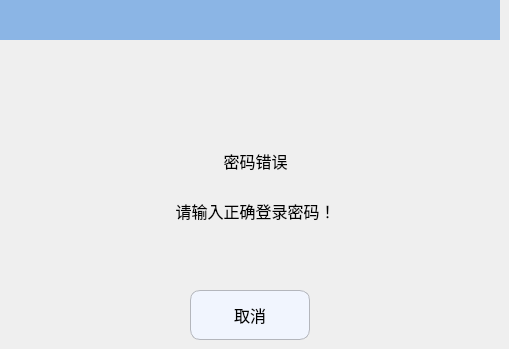
   <widget class="QWidget" name="page">
    <widget class="QLabel" name="label_tip1">
     <property name="geometry">
      <rect>
       <x>120</x>
       <y>140</y>
       <width>271</width>
       <height>41</height>
      </rect>
     </property>
     <property name="font">
      <font>
       <pointsize>12</pointsize>
      </font>
     </property>
     <property name="text">
      <string>密码错误</string>
     </property>
     <property name="alignment">
      <set>Qt::AlignCenter</set>
     </property>
    </widget>
    <widget class="QLabel" name="label_10">
     <property name="geometry">
      <rect>
       <x>0</x>
       <y>0</y>
       <width>500</width>
       <height>40</height>
      </rect>
     </property>
     <property name="minimumSize">
      <size>
       <width>500</width>
       <height>40</height>
      </size>
     </property>
     <property name="maximumSize">
      <size>
       <width>500</width>
       <height>30</height>
      </size>
     </property>
     <property name="font">
      <font>
       <pointsize>16</pointsize>
      </font>
     </property>
     <property name="styleSheet">
      <string notr="true">QLabel{background-color:#8BB5E5;}</string>
     </property>
     <property name="text">
      <string/>
     </property>
     <property name="alignment">
      <set>Qt::AlignCenter</set>
     </property>
    </widget>
    <widget class="QPushButton" name="Btn_passwordErrorCancel">
     <property name="geometry">
      <rect>
       <x>190</x>
       <y>290</y>
       <width>120</width>
       <height>50</height>
      </rect>
     </property>
     <property name="minimumSize">
      <size>
       <width>120</width>
       <height>50</height>
      </size>
     </property>
     <property name="maximumSize">
      <size>
       <width>120</width>
       <height>50</height>
      </size>
     </property>
     <property name="font">
      <font>
       <pointsize>12</pointsize>
      </font>
     </property>
     <property name="styleSheet">
      <string notr="true">QPushButton
{
    background-color:#F1F5FE;
    border-style:solid; /*边框风格*/
    border-width:1px;/*边框宽度*/
    border-color:#B4B6BC; /*边框颜色*/
    border-radius:10px; /*边框倒角*/
}
QPushButton:pressed
{
    border-style:outset; /*边框风格*/
    background-color:qlineargradient(x1: 0, y1: 0, x2: 0, y2: 1, stop:0 #00befa, stop: 1 #0160ea);/*背景色*/
    border-width:1px;/*边框宽度*/
    border-color:#0055ff; /*边框颜色*/
    border-radius:10px; /*边框倒角*/
}</string>
     </property>
     <property name="text">
      <string>取消</string>
     </property>
     <property name="icon">
      <iconset resource="../resource.qrc">
       <normaloff>:/ManualPage/manualpage_images/cancel.png</normaloff>:/ManualPage/manualpage_images/cancel.png</iconset>
     </property>
     <property name="iconSize">
      <size>
       <width>30</width>
       <height>30</height>
      </size>
     </property>
    </widget>
    <widget class="QLabel" name="label_12">
     <property name="geometry">
      <rect>
       <x>230</x>
       <y>70</y>
       <width>40</width>
       <height>40</height>
      </rect>
     </property>
     <property name="minimumSize">
      <size>
       <width>40</width>
       <height>40</height>
      </size>
     </property>
     <property name="maximumSize">
      <size>
       <width>40</width>
       <height>40</height>
      </size>
     </property>
     <property name="text">
      <string/>
     </property>
     <property name="pixmap">
      <pixmap resource="../resource.qrc">:/RunPage/runpage_images/alarm.png</pixmap>
     </property>
    </widget>
    <widget class="QLabel" name="label_tip2">
     <property name="geometry">
      <rect>
       <x>120</x>
       <y>190</y>
       <width>271</width>
       <height>41</height>
      </rect>
     </property>
     <property name="font">
      <font>
       <pointsize>12</pointsize>
      </font>
     </property>
     <property name="text">
      <string>请输入正确登录密码！</string>
     </property>
     <property name="alignment">
      <set>Qt::AlignCenter</set>
     </property>
    </widget>
   </widget>
